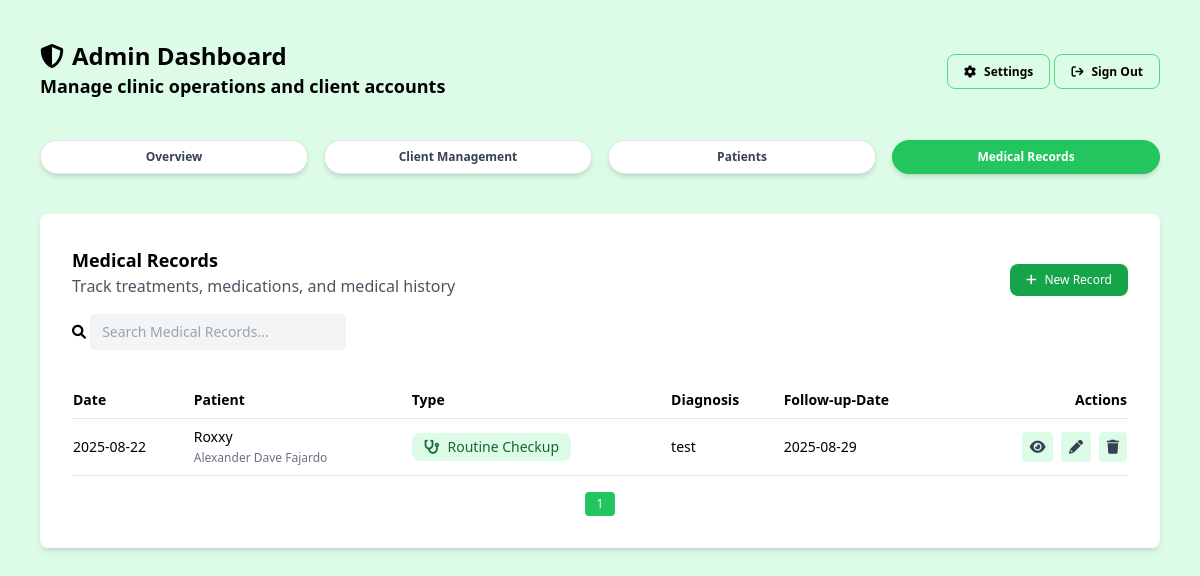
/admin/medical-records.php (signed in), run on an earlier commit of the app's database.
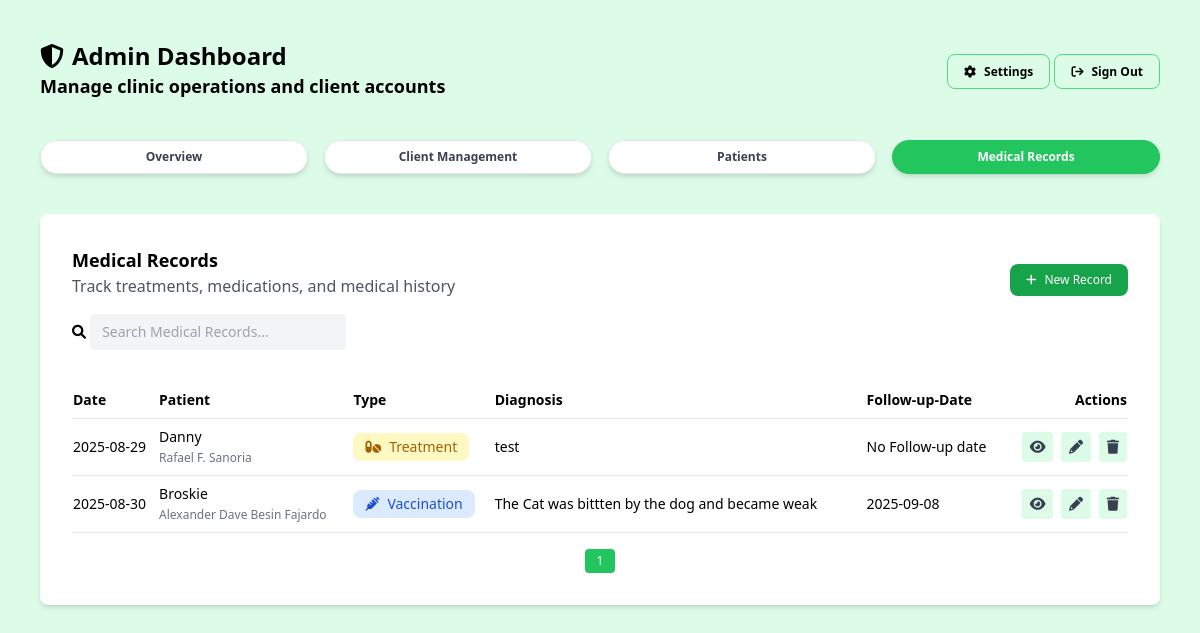
And on a later commit of the database.
### tables this page shows
CREATE TABLE `medical_records` (
  `id` int(11) NOT NULL,
  `pet_id` int(10) UNSIGNED NOT NULL,
  `visit_type` text NOT NULL,
  `visit_date` date NOT NULL,
  `weight` text DEFAULT NULL,
  `temperature` text DEFAULT NULL,
  `diagnosis` text DEFAULT NULL,
  `treatment` text DEFAULT NULL,
  `medications` text DEFAULT NULL,
  `follow_up_date` date DEFAULT NULL,
  `notes` text DEFAULT NULL,
  `created_at` datetime DEFAULT current_timestamp()
);

CREATE TABLE `pets` (
  `id` int(10) UNSIGNED NOT NULL,
  `owner_id` bigint(20) DEFAULT NULL,
  `name` text NOT NULL,
  `species` text NOT NULL,
  `breed` text DEFAULT NULL,
  `age` int(11) DEFAULT NULL,
  `gender` text DEFAULT NULL CHECK (`gender` in ('male','female','unknown')),
  `weight` varchar(255) DEFAULT NULL,
  `color` varchar(255) DEFAULT NULL,
  `notes` longtext DEFAULT NULL,
  `registered_at` timestamp NOT NULL DEFAULT current_timestamp() ON UPDATE current_timestamp()
);

CREATE TABLE `owners` (
  `id` bigint(20) NOT NULL,
  `user_id` bigint(20) DEFAULT NULL,
  `name` text NOT NULL,
  `email` text DEFAULT NULL,
  `phone` varchar(32) DEFAULT NULL,
  `emergency` varchar(32) DEFAULT NULL,
  `address` longtext NOT NULL,
  `created_at` timestamp NOT NULL DEFAULT current_timestamp() ON UPDATE current_timestamp(),
  `status` enum('active','inactive') NOT NULL DEFAULT 'active'
);

### helpers/fetch.php (called while the page is built, shortened)
<?php
function fetchAllData(PDO $pdo, string $query, array $params = []): array
{
    $stmt = $pdo->prepare($query);
    $stmt->execute($params);
    return $stmt->fetchAll(PDO::FETCH_ASSOC);
}

### admin/medical-records.php (the view, shortened to what the changed rows need)
<?php
include_once '../config/config.php';
require_once '../helpers/fetch.php';
?>
<!DOCTYPE html>
<html lang="en">
<head>
    <script src="https://cdn.tailwindcss.com"></script>
    <link rel="stylesheet" href="../assets/css/global.css">
    <link rel="stylesheet" href="https://cdnjs.cloudflare.com/ajax/libs/font-awesome/6.0.0-beta3/css/all.min.css">
</head>
<body class="w-full bg-green-100 h-screen overflow-y-auto">
    <?php
    include_once '../includes/admin-header.php';
    ?>
    <main class="p-10">
        <section class="w-full bg-white rounded-lg shadow-md p-8">
            <table class="w-full table-collapse">
                <thead>
                    <tr class="text-sm text-left border-b">
                        <th class="font-semibold py-2">Date</th>
                        <th class="font-semibold py-2">Patient</th>
                        <th class="font-semibold py-2">Type</th>
                        <th class="font-semibold py-2">Diagnosis</th>
                        <th class="font-semibold py-2">Follow-up-Date</th>
                        <th class="font-semibold py-2 text-right">Actions</th>
                    </tr>
                </thead>
                <tbody id="recordsBody">
                    <?php
                    $records = fetchAllData(
                        $pdo,
                        "SELECT m.id AS medical_record_id, m.visit_date, m.weight, m.temperature, p.name AS patient_name, o.name AS owner_name, m.visit_type, m.diagnosis, m.treatment, m.medications, m.notes, m.follow_up_date
                        FROM medical_records m
                        JOIN pets p ON m.pet_id = p.id
                        JOIN owners o ON p.owner_id = o.id"
                    );
                    $visitType = [
                        'Routine Checkup' => ['icon' => 'fa-solid fa-stethoscope', 'color' => 'text-green-800', 'bg' => 'bg-green-100'],
                        'Surgery' => ['icon' => 'fa-solid fa-kit-medical', 'color' => 'text-red-700', 'bg' => 'bg-red-100'],
                        'Vaccination' => ['icon' => 'fa-solid fa-syringe', 'color' => 'text-blue-700', 'bg' => 'bg-blue-100'],
                        'Treatment' => ['icon' => 'fa-solid fa-pills', 'color' => 'text-yellow-700', 'bg' => 'bg-yellow-100'],
                        'Emergency' => ['icon' => 'fa-solid fa-triangle-exclamation', 'color' => 'text-orange-700', 'bg' => 'bg-orange-100']
                    ];
                    foreach ($records as $record) {
                        $Type = $record['visit_type'];
                        $typeinfo = $visitType[$Type] ?? ['icon' => 'fa-solid fa-question', 'color' => 'text-gray-700', 'bg' => 'bg-gray-200'];
                        echo '<tr class="border-b hover:bg-green-50 text-sm">';
                        echo '<td class="py-2">' . htmlspecialchars($record['visit_date']) . '</td>';
                        echo "<td class='py-2'>
                                <span class='font-medium'>" . htmlspecialchars($record['patient_name']) . "</span><br>
                                <span class='text-gray-500 text-xs'>" . htmlspecialchars($record['owner_name']) . "</span>
                            </td>";
                        echo '<td class="py-2">
                              <div class="' . $typeinfo['bg'] . ' ' . $typeinfo['color'] . ' rounded-lg px-3 py-1 inline-flex items-center gap-2">
                                    <i class="' . $typeinfo['icon'] . '"></i>
                                    <span>' . htmlspecialchars($record['visit_type']) . '</span>
                                </div>
                            </td>';
                        echo '<td class="py-2">' . htmlspecialchars($record['diagnosis']) . '</td>';
                        echo '<td class="py-2">' . htmlspecialchars($record['follow_up_date'] ?? 'No Follow-up date') . '</td>';
                        echo '<td class="py-2 text-right space-x-1">
                                <button
                                    data-modal = "viewModal"
                                    data-id="' . $record['medical_record_id'] . '"
                                    data-date="' . htmlspecialchars($record['visit_date'] ?? '') . '"                  data-type="' . htmlspecialchars($record['visit_type'] ?? '') . '"
                                    data-type-bg="' . htmlspecialchars($typeinfo['bg']) . '"
                                    data-type-color="' . htmlspecialchars($typeinfo['color']) . '"
                                    data-type-icon="' . htmlspecialchars($typeinfo['icon']) . '"
                                    data-patient="' . htmlspecialchars($record['patient_name'] ?? '') . '"
                                    data-owner="' . htmlspecialchars($record['owner_name'] ?? '') . '"
                                    data-weight="' . htmlspecialchars($record['weight'] ?? '') . '"
                                    data-temperature="' . htmlspecialchars($record['temperature'] ?? '') . '"
                                    data-diagnosis="' . htmlspecialchars($record['diagnosis'] ?? '') . '"
                                    data-treatment="' . htmlspecialchars($record['treatment'] ?? '') . '"
                                    data-medications="' . htmlspecialchars($record['medications'] ?? '') . '"
                                    data-follow="' . htmlspecialchars($record['follow_up_date'] ?? 'No Follow-up date') . '"
                                    data-notes="' . htmlspecialchars($record['notes'] ?? '') . '"
                                    class="open-modal fa-solid fa-eye text-gray-700 bg-green-100 p-2 rounded hover:bg-green-300" data-id="' . $record['medical_record_id'] . '"></button>
                                <button class="open-edit-modal fa-solid fa-pencil text-gray-700 bg-green-100 p-2 rounded hover:bg-green-300" data-id="' . $record['medical_record_id'] . '"></button>
                                <button class="open-delete-modal fa-solid fa-trash text-gray-700 bg-green-100 p-2 rounded hover:bg-green-300" data-id="' . $record['medical_record_id'] . '"></button>
                            </td>';
                        echo '</tr>';
                    }
                    ?>
                </tbody>
            </table>
        </section>
    </main>
</body>
</html>

What changed in the data, as far as the page shows it:
removed medical_records: visit_date "2025-08-22", pet.name "Roxxy", owners.name "Alexander Dave Fajardo", visit_type "Routine Checkup", diagnosis "test", follow_up_date "2025-08-29", weight 30 (drawn)
added medical_records: visit_date "2025-08-29", pet.name "Danny", owners.name "Rafael F. Sanoria", visit_type "Treatment", diagnosis "test", follow_up_date "No Follow-up date"
added medical_records: visit_date "2025-08-30", pet.name "Broskie", owners.name "Alexander Dave Besin Fajardo", visit_type "Vaccination", diagnosis "The Cat was bittten by the dog and became weak", follow_up_date "2025-09-08"
